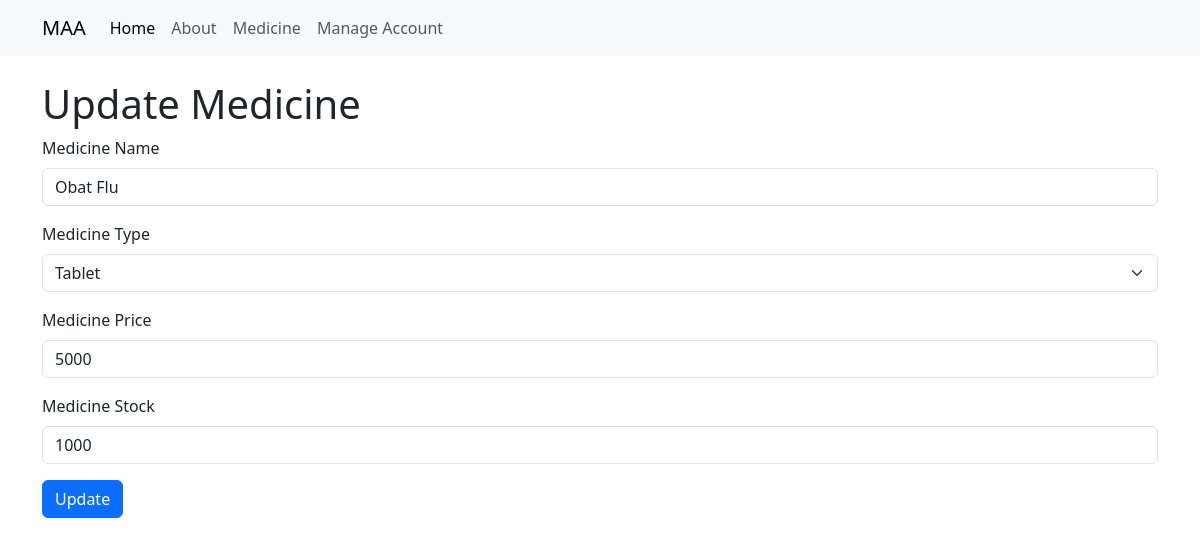
The page /medicine/update-medicine/3/ on the database its author committed.
### medicine/models.py (models this page shows, shortened)
class Medicine(models.Model):
    class MedicineType(models.TextChoices):
        KAPSUL = 'kapsul', 'Kapsul'
        SIRUP = 'sirup', 'Sirup'
        TABLET = 'tablet', 'Tablet'
    medicine_name = models.CharField(max_length=100)
    medicin_type = models.CharField(
        max_length=10,
        choices=MedicineType.choices,
        default=MedicineType.KAPSUL
    )
    medicine_price = models.IntegerField()
    medicine_stock= models.IntegerField()

### medicine/views.py (the view, shortened to what this page needs)
# urls.py: path('update-medicine/<int:id>/', views.update_medicine, name='update_medicine'),
def update_medicine(request, id):
    medicine = get_object_or_404(Medicine, id=id)
    return render(request, 'medicine/updateMedicine.html', {'medicine': medicine})

### medicine/templates/medicine/updateMedicine.html (shortened to what this page needs)
{% extends "layout.html" %}
{% block content %}
<h1>Update Medicine</h1>
<form method="POST">
    <div class="mb-3">
        <label for="medicine_name" class="form-label">Medicine Name</label>
        <input type="text" class="form-control" id="medicine_name" name="medicine_name" value="{{ medicine.medicine_name }}" required>
    </div>
    <div class="mb-3">
        <label for="medicin_type" class="form-label">Medicine Type</label>
        <select class="form-select" id="medicin_type" name="medicin_type" required>
            <option value="tablet" {% if medicine.medicin_type == 'tablet' %}selected{% endif %}>Tablet</option>
        </select>
    </div>
    <div class="mb-3">
        <label for="medicine_price" class="form-label">Medicine Price</label>
        <input type="number" class="form-control" id="medicine_price" name="medicine_price" value="{{ medicine.medicine_price }}" required>
    </div>
    <div class="mb-3">
        <label for="medicine_stock" class="form-label">Medicine Stock</label>
        <input type="number" class="form-control" id="medicine_stock" name="medicine_stock" value="{{ medicine.medicine_stock }}" required>
    </div>
    <button type="submit" class="btn btn-primary">Update</button>
</form>
{% endblock %}

### rows shown on the page
Medicine: medicine_name "Obat Flu", medicin_type "Tablet", medicine_price "5000", medicine_stock "1000"
